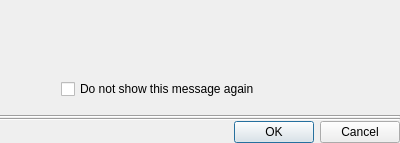
<?xml version="1.0" encoding="UTF-8"?>
<ui version="4.0">
 <class>QnMessageBox</class>
 <widget class="QDialog" name="MessageBox">
  <property name="geometry">
   <rect>
    <x>0</x>
    <y>0</y>
    <width>400</width>
    <height>143</height>
   </rect>
  </property>
  <layout class="QVBoxLayout" name="mainLayout">
   <property name="spacing">
    <number>0</number>
   </property>
   <property name="leftMargin">
    <number>0</number>
   </property>
   <property name="topMargin">
    <number>0</number>
   </property>
   <property name="rightMargin">
    <number>0</number>
   </property>
   <property name="bottomMargin">
    <number>0</number>
   </property>
   <item>
    <layout class="QHBoxLayout" name="contentLayout" stretch="0,1">
     <property name="spacing">
      <number>16</number>
     </property>
     <property name="leftMargin">
      <number>16</number>
     </property>
     <property name="topMargin">
      <number>16</number>
     </property>
     <property name="rightMargin">
      <number>16</number>
     </property>
     <property name="bottomMargin">
      <number>16</number>
     </property>
     <!--Icon -->
     <item>
        <spacer name="verticalSpacerLeftIcon">
         <property name="orientation">
          <enum>Qt::Vertical</enum>
         </property>
         <property name="sizeHint" stdset="0">
          <size>
           <width>11</width>
           <height>0</height>
          </size>
         </property>
        </spacer>
     </item>
     <item alignment="Qt::AlignTop">
      <widget class="QLabel" name="iconLabel">
       <property name="sizePolicy">
        <sizepolicy hsizetype="Fixed" vsizetype="Fixed">
         <horstretch>0</horstretch>
         <verstretch>0</verstretch>
        </sizepolicy>
       </property>
       <property name="text">
        <string notr="true"/>
       </property>
      </widget>
     </item>
     <item>
        <spacer name="verticalSpacerRightIcon">
         <property name="orientation">
          <enum>Qt::Vertical</enum>
         </property>
         <property name="sizeHint" stdset="0">
          <size>
           <width>11</width>
           <height>0</height>
          </size>
         </property>
        </spacer>
     </item>
    <item>
     <!--Header and text-->
      <layout class="QVBoxLayout" name="verticalLayout">
       <property name="spacing">
        <number>8</number>
       </property>
       <item>
        <widget class="QLabel" name="mainLabel">
         <property name="font">
          <font>
           <weight>75</weight>
           <bold>true</bold>
          </font>
         </property>
         <property name="text">
          <string notr="true"/>
         </property>
         <property name="wordWrap">
          <bool>true</bool>
         </property>
        </widget>
       </item>
       <item>
        <spacer name="verticalSpacer">
         <property name="orientation">
          <enum>Qt::Vertical</enum>
         </property>
         <property name="sizeHint" stdset="0">
          <size>
           <width>20</width>
           <height>0</height>
          </size>
         </property>
        </spacer>
       </item>
       <item>
        <widget class="QWidget" name="checkBoxWidget" native="true">
         <layout class="QVBoxLayout" name="checkBoxLayout">
          <property name="spacing">
           <number>0</number>
          </property>
          <property name="leftMargin">
           <number>0</number>
          </property>
          <property name="topMargin">
           <number>8</number>
          </property>
          <property name="rightMargin">
           <number>0</number>
          </property>
          <property name="bottomMargin">
           <number>0</number>
          </property>
          <item>
           <widget class="QCheckBox" name="checkBox">
            <property name="text">
             <string>Do not show this message again</string>
            </property>
           </widget>
          </item>
         </layout>
        </widget>
       </item>
      </layout>
     </item>
    </layout>
   </item>
   <item>
    <widget class="Line" name="secondaryLine">
     <property name="orientation">
      <enum>Qt::Horizontal</enum>
     </property>
    </widget>
   </item>
   <item>
    <widget class="Line" name="line">
     <property name="orientation">
      <enum>Qt::Horizontal</enum>
     </property>
    </widget>
   </item>
   <item>
    <widget class="QDialogButtonBox" name="buttonBox">
     <property name="orientation">
      <enum>Qt::Horizontal</enum>
     </property>
     <property name="standardButtons">
      <set>QDialogButtonBox::Cancel|QDialogButtonBox::Ok</set>
     </property>
    </widget>
   </item>
  </layout>
 </widget>
 <resources/>
 <connections>
  <connection>
   <sender>buttonBox</sender>
   <signal>accepted()</signal>
   <receiver>MessageBox</receiver>
   <slot>accept()</slot>
   <hints>
    <hint type="sourcelabel">
     <x>248</x>
     <y>142</y>
    </hint>
    <hint type="destinationlabel">
     <x>157</x>
     <y>142</y>
    </hint>
   </hints>
  </connection>
  <connection>
   <sender>buttonBox</sender>
   <signal>rejected()</signal>
   <receiver>MessageBox</receiver>
   <slot>reject()</slot>
   <hints>
    <hint type="sourcelabel">
     <x>299</x>
     <y>142</y>
    </hint>
    <hint type="destinationlabel">
     <x>286</x>
     <y>142</y>
    </hint>
   </hints>
  </connection>
 </connections>
</ui>
